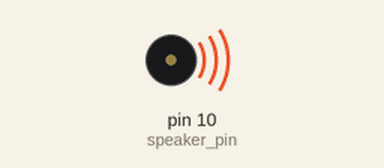
A sketch run on a simulated Arduino Uno, built with avr-gcc and run on an emulated ATmega328P. On the bench: buzzer (waves = sounding).

Above: at 0.3 s.
At 7.97 s:
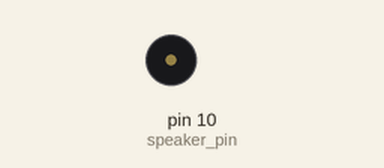
Timing chart, 0 to 8.3 s (numbered marks = the images above):
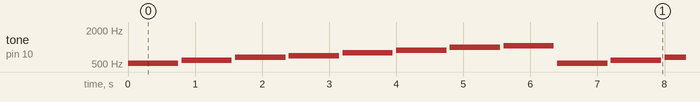

The sketch:

_7053275_Arun_Kuttiyara_Varghese_Lab4_Task1.ino
```cpp
/*
  7053275_Arun_Kuttiyara_Varghese_Lab4_Task1
  Code to  play Do Re Me !
 */

// pin 10 have the capability to play tone function in Adruino.
int8_t speaker_pin = 10;

//function to play Do Re Me
int8_t play_music();


// the setup routine runs once when you press reset:
void setup() {
  // initialize the digital pin as an output.
  pinMode(speaker_pin,OUTPUT);
}

// the loop routine runs over and over again forever:
void loop() {
  //function to play Do Re Me
  play_music();
}

int8_t play_music(){
//C,D,E,F,G,A,B then next Octave of C
int16_t musical_array[]={520,587,659,698,784,880,987,1047};
// playing C,D,E,F,G,A,B then next Octave of C
for(int i=0;i<sizeof(musical_array)/2;i++){
   tone(speaker_pin,musical_array[i],750);
   delay(800);
 }
}
```

Measured:
- by itself, tone on pin 10 (speaker_pin): repeats every 6.4 s: silent 0.05 s, 587 Hz 0.75 s, silent 0.05 s, 659 Hz 0.75 s, silent 0.05 s, 698 Hz 0.75 s, silent 0.05 s, 784 Hz 0.75 s, silent 0.05 s, 880 Hz 0.75 s, silent 0.05 s, 987 Hz 0.75 s, silent 0.05 s, 1047 Hz 0.75 s, silent 0.05 s, 520 Hz 0.75 s
